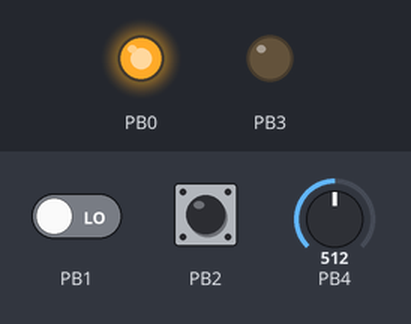
A program run on a simulated ATtiny85, built with avr-gcc and emulated at 0.128 MHz (the files do not name the chip). Parts: output pins drawn as LEDs (lit = HIGH). Dashed ring = blinking. The test bench sets the inputs (shaded band); at power-on: PB2 HIGH, PB1 LOW, PB4 = 512. Sleep ends after the set time or at an interrupt.

Above: at 3.9 s.
4.0 s: PB2 pulled LOW for 0.8 s
At 4.9 s:
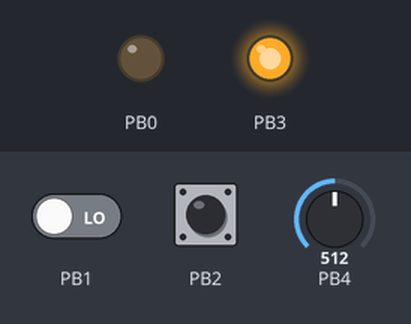
6.3 s: PB1 driven HIGH
At 8.45 s:
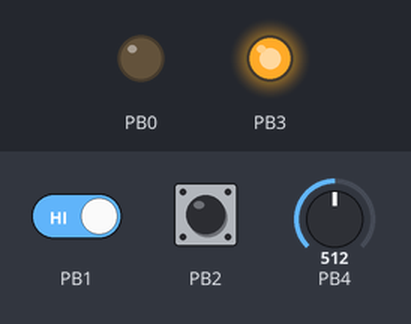
9.7 s: PB2 pulled LOW for 3.2 s
At 10.5 s:
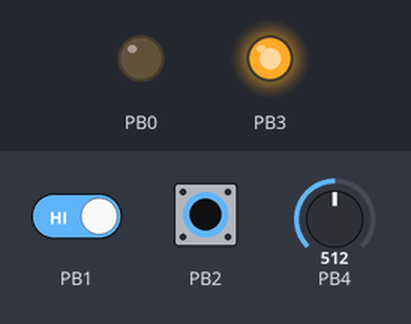
14.4 s: PB1 driven LOW
At 15.3 s:
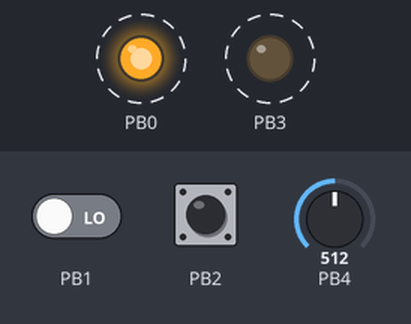
Timing chart, 0 to 18.8 s (numbered marks = the images above; inputs shaded):
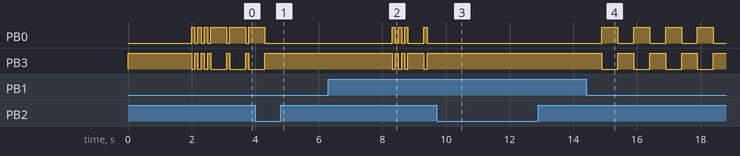

Measured:
- after the input at 4.0 s, PB0: goes on until 4.3 s, then stays LOW; PB3: goes on until 4.3 s, then stays HIGH
- after the input at 6.3 s, PB0: LOW → HIGH after 2.0 s, → LOW 0.10 s later, → HIGH 0.10 s later, → LOW 0.10 s later, … (8 changes in this stretch); PB3: HIGH → LOW after 2.0 s, → HIGH 0.10 s later, → LOW 0.10 s later, → HIGH 0.10 s later, … (8 changes in this stretch)
- after the input at 9.7 s, PB0: stops changing and stays LOW; PB3: stops changing and stays HIGH
- after the input at 14.4 s, PB0, PB3: alternates HIGH for 0.50 s and LOW for 0.50 s, starting after 0.50 s

The program:

main.cpp
```cpp
#include <avr/interrupt.h>
#include <avr/power.h>
#include <avr/sleep.h>
#include <util/delay.h>

volatile uint8_t go_to_sleep = 0;
volatile uint8_t last_button_state = 0;
uint8_t batt_warning = 0;

static bool checkBatteryLife(void) {
  bool critical = 0;
  power_adc_enable();
  // battery is connected to PB4 (ADC2) and is divided by 3
  // the internal voltage reference of 1.1V has to be used
  // only 8-Bit resolution is required, the result will be left-adjusted and
  // read from ADCH
  ADMUX = (1 << REFS0) | (1 << ADLAR) | (1 << MUX1) | (0 << MUX0);
  ADCSRA = (1 << ADEN) | (1 << ADSC) | (0 << ADATE) | (0 << ADIE) |
           (0 << ADPS2) | (0 << ADPS1) | (0 << ADPS0);  // enable ADC
  while (ADCSRA & (1 << ADSC)) {
  }
  // warn at voltage of 2.7V
  // 2.7 *(5.1/(18+5.1)) * 256 / 1.1 = 138.72
  critical = (ADCH < 138) ? 1 : 0;
  ADCSRA = 0;  // disable ADC
  power_adc_disable();
  return critical;
}

__attribute__((always_inline)) static void greeting(void) {
  _delay_ms(2000);
  PORTB &= ~(1 << PB3);
  PORTB |= (1 << PB0);
  for (uint8_t i = 0; i < 5; ++i) {
    _delay_ms(100);
    PORTB ^= (1 << PB0) | (1 << PB3);
  }
  batt_warning = checkBatteryLife();
}

// 5v from copter 10k Pulldown -> PB1
// Button -> PB2
// Beeper out -> PB0
ISR(PCINT0_vect) {  // trigger on button or sense change
  uint8_t button_state = PINB & (1 << PB2);
  if (button_state != last_button_state) {
    last_button_state = button_state;
    go_to_sleep = 1;
    batt_warning = 0;
  } else if (PINB & (1 << PB1)) {
    greeting();
  }
}

int main(void) {
  power_all_disable();
  DDRB = (1 << PB0) | (1 << PB3);
  PORTB = (1 << PB2) | (1 << PB3);  // enable pullup
  GIMSK |= (1 << PCIE);
  PCMSK |= (1 << PCINT1) | (1 << PCINT2);
  last_button_state = PINB & (1 << PB2);
  greeting();

  while (1) {
    if (batt_warning && (PINB & (1 << PB2))) {
      _delay_ms(100);
      PORTB ^= (1 << PB0) | (1 << PB3);
    } else if (go_to_sleep == 1 || !(PINB & (1 << PB2)) ||
               (PINB & (1 << PB1))) {
      go_to_sleep = 0;
      PORTB &= ~(1 << PORTB0);
      PORTB |= (1 << PORTB3);
      set_sleep_mode(SLEEP_MODE_PWR_DOWN);
      sei();
      sleep_mode();
    }
    _delay_ms(500);
    PORTB ^= (1 << PB0) | (1 << PB3);
  }
}
```
